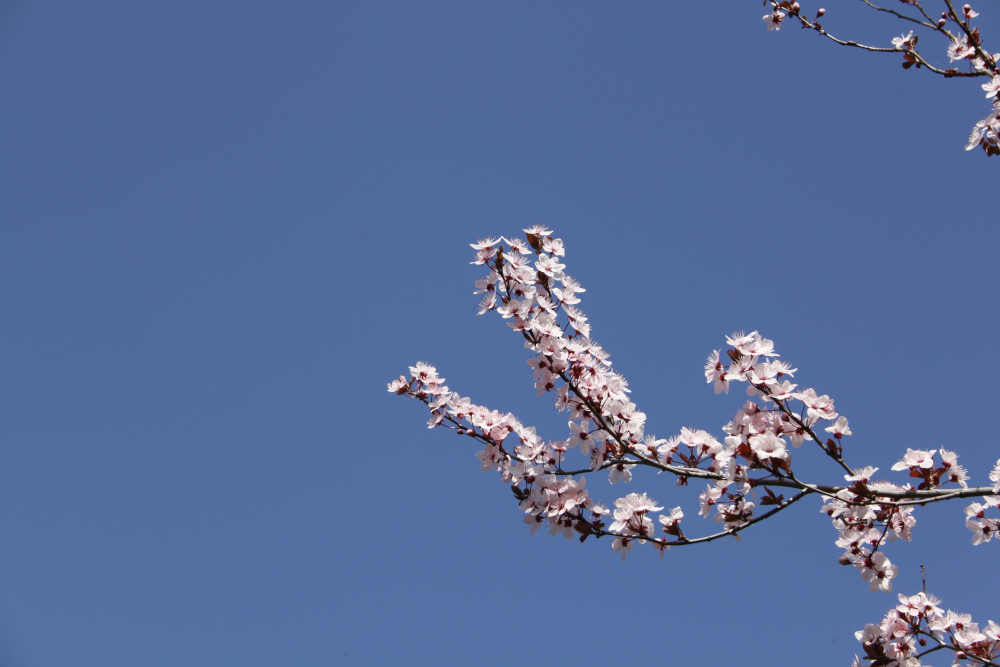
#> input picture CerisierP.jpg, 1000 x 667 px
$ python PriseEnMain.py
#> lines starting #> are read from the running program, lines starting #| are printed output that depends on the picture; after the words box and inside, x2 and y2 are one past the last pixel; in counts of white or black regions, pixels touching at a corner belong together
import numpy as np

from matplotlib import pyplot as plt
from math import sqrt
import cv2 as cv

if __name__ == "__main__":


    #Ouvrir une image
    img = cv.imread("CerisierP.jpg")
#> img is the input picture: shape (667, 1000, 3); mean B, G, R 154.2, 109.1, 87.7
    img = cv.cvtColor(img,cv.COLOR_BGR2RGB)

    #Afficher une image
    #plt.figure()
    #plt.imshow(img)

    #Afficher les canaux
    rouge = img[:,:, 0]
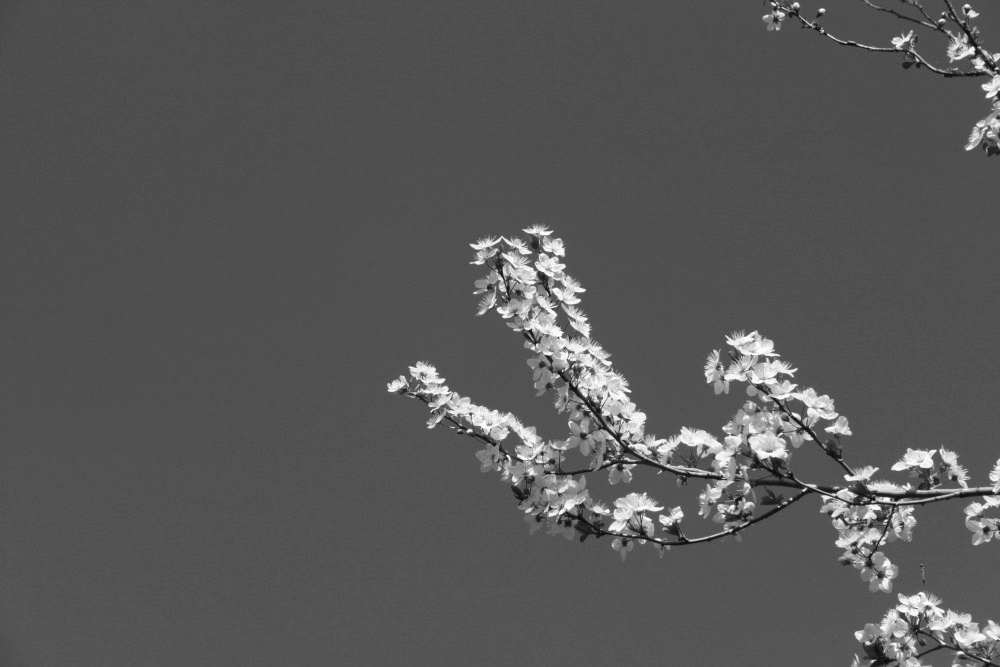
#> rouge: shape (667, 1000); min 7, max 255, mean 87.7
    vert = img[:,:, 1]
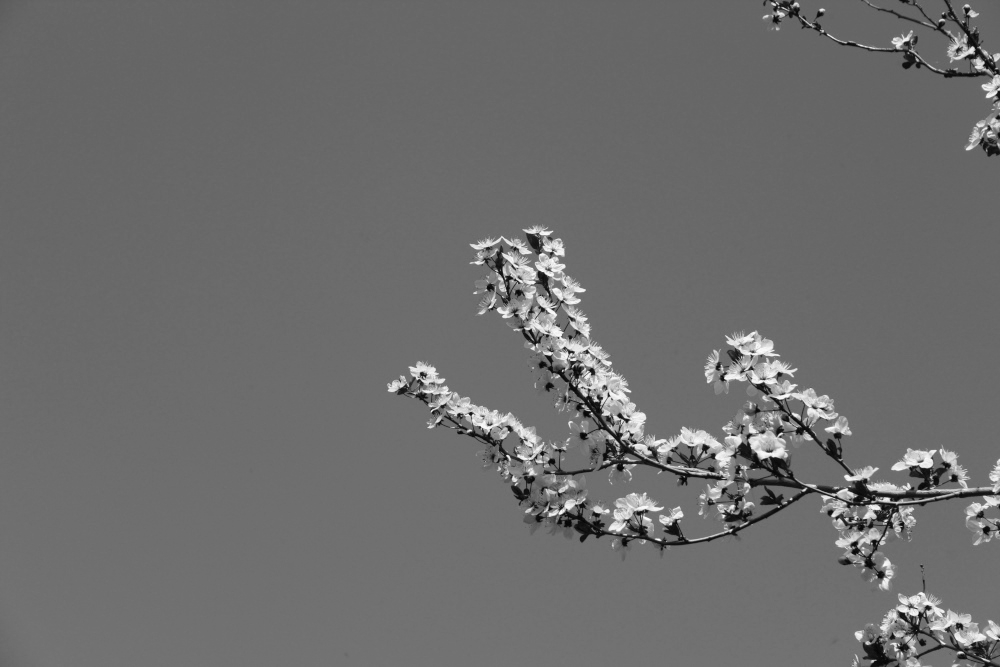
#> vert: shape (667, 1000); min 4, max 253, mean 109.1
    bleu = img[:,:, 2]
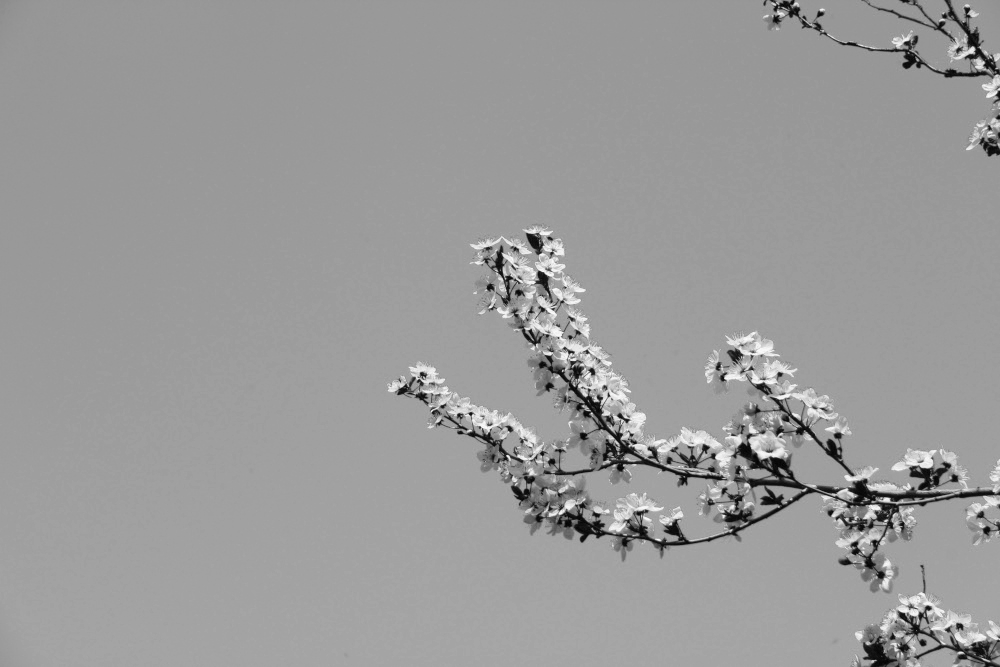
#> bleu: shape (667, 1000); min 2, max 255, mean 154.2
    # [11 lines of commented-out code are left out]
    imgG = cv.cvtColor(img,cv.COLOR_RGB2GRAY)
    plt.figure()
    plt.imshow(imgG, cmap="gray")

   # plt.show()

    plt.figure()
    plt.hist(imgG)

    def binariser(seuil, imageG):
        imageGbis = imageG[::]
        for i in range(0,len(imageG)):
            for j in range(0,len(imageG[0])):
                if (imageG[i][j] < seuil):
                    imageGbis[i][j] = 0
                else:
                    imageGbis[i][j] = 1
        return imageGbis


    def calculSeuil(imageG):
        histo, bins = np.histogram(imageG, bins=256, range=(0, 256))
#> histo = 256 values, max 75973 at index 102, min 0 at index 0, mean 2605.5; bins = 257 values from 0 to 256
        nbTot = imageG.size
#> nbTot = 667000
        m1, m2, m3 = 0, 0, 0
        #Calcul des différents moments
        m0 = np.sum(histo)
#> m0 = 667000
        m1 = np.sum(np.arange(256) * histo) / nbTot
#> m1 = 107.8
        m2 = np.sum((np.arange(256)**2) * histo) / nbTot
#> m2 = 12188.1
        m3 = np.sum((np.arange(256)**3) * histo) / nbTot
#> m3 = 1468748.7
        #Calcul de C0 et C1
        C1 = (m1*m2 - m3)/(m2-m1**2)
#> C1 = -275.4
        C0 = -(m1*C1 + m2)
#> C0 = 17508.3
        #calcul de z0 et z1
        z0 = (-C1 + sqrt(C1**2 - 4*C0))/2
#> z0 = 175.8
        z1 = (-C1 - sqrt(C1**2 - 4*C0))/2
#> z1 = 99.58
        #calcul du seuil
        seuil = int((z0+z1)/2)
#> seuil = 137
        print (seuil)
#| 137
        return(seuil)

    plt.figure()
    plt.imshow(binariser(calculSeuil(imgG), imgG), cmap = "gray")
#> after the loop in binariser, `for i in range(0,len(imageG)):`:
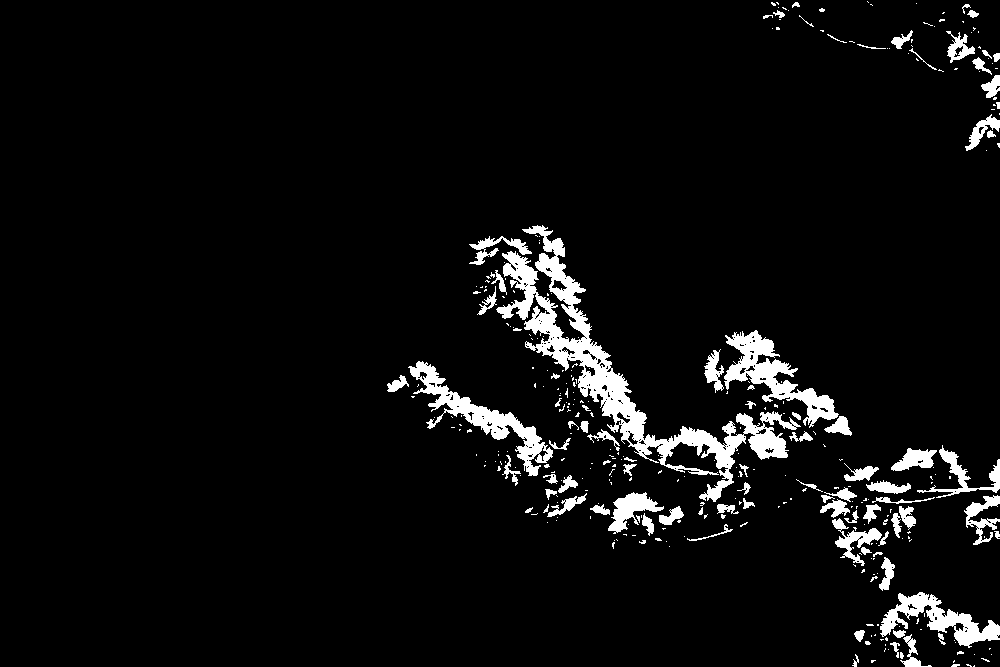
#> imageGbis: shape (667, 1000); values 0 (black) and 1 (white), 5.3% white; 340 white regions (252 under 20 px), largest, box (x1, y1, x2, y2) and area: (496, 225, 801, 502) 11959, (408, 361, 553, 476) 3301, (724, 330, 839, 428) 3284


    plt.show()
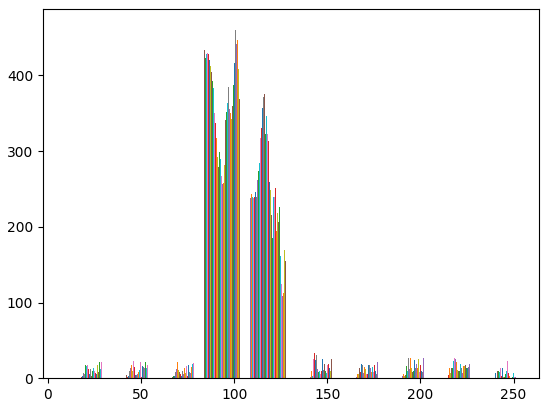
#> figure drawn by matplotlib, 1 panel; tallest bar 462 high, from x = 83.57 to 83.59; tallest bar 465 high, from x = 83.59 to 83.61; tallest bar 459 high, from x = 83.61 to 83.63
